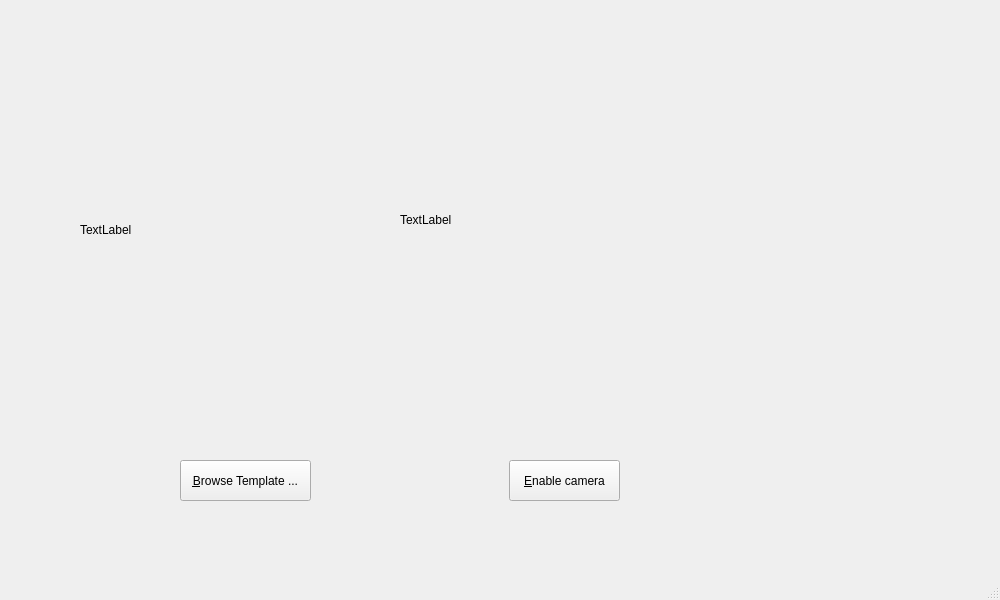
<?xml version="1.0" encoding="UTF-8"?>
<ui version="4.0">
 <class>MainWindow</class>
 <widget class="QMainWindow" name="MainWindow">
  <property name="geometry">
   <rect>
    <x>0</x>
    <y>0</y>
    <width>1000</width>
    <height>600</height>
   </rect>
  </property>
  <property name="acceptDrops">
   <bool>true</bool>
  </property>
  <property name="windowTitle">
   <string>SIFT Demo</string>
  </property>
  <widget class="QWidget" name="centralwidget">
   <widget class="QPushButton" name="browse_button">
    <property name="geometry">
     <rect>
      <x>180</x>
      <y>460</y>
      <width>131</width>
      <height>41</height>
     </rect>
    </property>
    <property name="text">
     <string>&amp;Browse Template ...</string>
    </property>
   </widget>
   <widget class="QPushButton" name="toggle_cam_button">
    <property name="geometry">
     <rect>
      <x>509</x>
      <y>460</y>
      <width>111</width>
      <height>41</height>
     </rect>
    </property>
    <property name="text">
     <string>&amp;Enable camera</string>
    </property>
   </widget>
   <widget class="QLabel" name="template_label">
    <property name="geometry">
     <rect>
      <x>80</x>
      <y>110</y>
      <width>320</width>
      <height>240</height>
     </rect>
    </property>
    <property name="text">
     <string>TextLabel</string>
    </property>
   </widget>
   <widget class="QLabel" name="live_image_label">
    <property name="geometry">
     <rect>
      <x>400</x>
      <y>100</y>
      <width>480</width>
      <height>240</height>
     </rect>
    </property>
    <property name="text">
     <string>TextLabel</string>
    </property>
   </widget>
  </widget>
  <widget class="QMenuBar" name="menubar">
   <property name="geometry">
    <rect>
     <x>0</x>
     <y>0</y>
     <width>1000</width>
     <height>22</height>
    </rect>
   </property>
  </widget>
  <widget class="QStatusBar" name="statusbar"/>
 </widget>
 <resources/>
 <connections/>
</ui>
